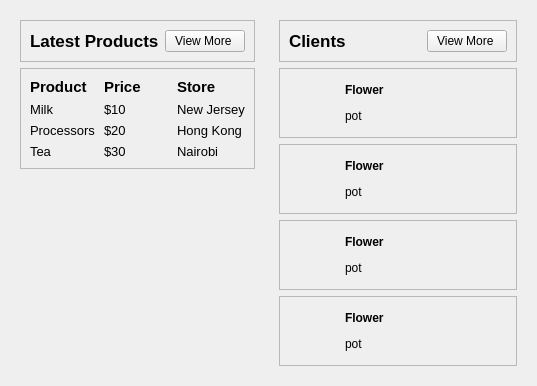
        <widget class="QWidget" name="mainFrame" native="true">
         <property name="sizePolicy">
          <sizepolicy hsizetype="Preferred" vsizetype="Expanding">
           <horstretch>0</horstretch>
           <verstretch>0</verstretch>
          </sizepolicy>
         </property>
         <layout class="QHBoxLayout" name="horizontalLayout_8">
          <item>
           <widget class="QWidget" name="widget_4" native="true">
            <layout class="QVBoxLayout" name="verticalLayout_6">
             <item alignment="Qt::AlignTop">
              <widget class="QFrame" name="frame">
               <property name="frameShape">
                <enum>QFrame::StyledPanel</enum>
               </property>
               <property name="frameShadow">
                <enum>QFrame::Raised</enum>
               </property>
               <layout class="QHBoxLayout" name="horizontalLayout_13">
                <item alignment="Qt::AlignLeft">
                 <widget class="QLabel" name="label">
                  <property name="font">
                   <font>
                    <pointsize>13</pointsize>
                    <weight>75</weight>
                    <bold>true</bold>
                   </font>
                  </property>
                  <property name="text">
                   <string>Latest Products</string>
                  </property>
                 </widget>
                </item>
                <item alignment="Qt::AlignRight">
                 <widget class="QPushButton" name="pushButton">
                  <property name="text">
                   <string>View More </string>
                  </property>
                  <property name="icon">
                   <iconset resource="resources.qrc">
                    <normaloff>:/blackIcons/assets/icons/black/arrow-right.svg</normaloff>:/blackIcons/assets/icons/black/arrow-right.svg</iconset>
                  </property>
                  <property name="iconSize">
                   <size>
                    <width>24</width>
                    <height>24</height>
                   </size>
                  </property>
                 </widget>
                </item>
               </layout>
              </widget>
             </item>
             <item alignment="Qt::AlignTop">
              <widget class="QFrame" name="frame_6">
               <property name="sizePolicy">
                <sizepolicy hsizetype="Preferred" vsizetype="Expanding">
                 <horstretch>0</horstretch>
                 <verstretch>0</verstretch>
                </sizepolicy>
               </property>
               <property name="frameShape">
                <enum>QFrame::StyledPanel</enum>
               </property>
               <property name="frameShadow">
                <enum>QFrame::Raised</enum>
               </property>
               <layout class="QGridLayout" name="gridLayout">
                <item row="0" column="2">
                 <widget class="QLabel" name="label_17">
                  <property name="font">
                   <font>
                    <pointsize>11</pointsize>
                    <weight>75</weight>
                    <bold>true</bold>
                   </font>
                  </property>
                  <property name="text">
                   <string>Store</string>
                  </property>
                 </widget>
                </item>
                <item row="2" column="0">
                 <widget class="QLabel" name="label_21">
                  <property name="font">
                   <font>
                    <pointsize>10</pointsize>
                   </font>
                  </property>
                  <property name="text">
                   <string>Processors</string>
                  </property>
                 </widget>
                </item>
                <item row="1" column="0">
                 <widget class="QLabel" name="label_20">
                  <property name="font">
                   <font>
                    <pointsize>10</pointsize>
                   </font>
                  </property>
                  <property name="text">
                   <string>Milk</string>
                  </property>
                 </widget>
                </item>
                <item row="2" column="1">
                 <widget class="QLabel" name="label_22">
                  <property name="font">
                   <font>
                    <pointsize>10</pointsize>
                   </font>
                  </property>
                  <property name="text">
                   <string>$20</string>
                  </property>
                 </widget>
                </item>
                <item row="0" column="0">
                 <widget class="QLabel" name="label_3">
                  <property name="font">
                   <font>
                    <pointsize>11</pointsize>
                    <weight>75</weight>
                    <bold>true</bold>
                   </font>
                  </property>
                  <property name="text">
                   <string>Product</string>
                  </property>
                 </widget>
                </item>
                <item row="0" column="1">
                 <widget class="QLabel" name="label_16">
                  <property name="font">
                   <font>
                    <pointsize>11</pointsize>
                    <weight>75</weight>
                    <bold>true</bold>
                   </font>
                  </property>
                  <property name="text">
                   <string>Price</string>
                  </property>
                 </widget>
                </item>
                <item row="1" column="1">
                 <widget class="QLabel" name="label_19">
                  <property name="font">
                   <font>
                    <pointsize>10</pointsize>
                   </font>
                  </property>
                  <property name="text">
                   <string>$10</string>
                  </property>
                 </widget>
                </item>
                <item row="1" column="2">
                 <widget class="QLabel" name="label_18">
                  <property name="font">
                   <font>
                    <pointsize>10</pointsize>
                   </font>
                  </property>
                  <property name="text">
                   <string>New Jersey</string>
                  </property>
                 </widget>
                </item>
                <item row="2" column="2">
                 <widget class="QLabel" name="label_23">
                  <property name="font">
                   <font>
                    <pointsize>10</pointsize>
                   </font>
                  </property>
                  <property name="text">
                   <string>Hong Kong</string>
                  </property>
                 </widget>
                </item>
                <item row="3" column="0">
                 <widget class="QLabel" name="label_24">
                  <property name="font">
                   <font>
                    <pointsize>10</pointsize>
                   </font>
                  </property>
                  <property name="text">
                   <string>Tea</string>
                  </property>
                 </widget>
                </item>
                <item row="3" column="1">
                 <widget class="QLabel" name="label_25">
                  <property name="font">
                   <font>
                    <pointsize>10</pointsize>
                   </font>
                  </property>
                  <property name="text">
                   <string>$30</string>
                  </property>
                 </widget>
                </item>
                <item row="3" column="2">
                 <widget class="QLabel" name="label_26">
                  <property name="font">
                   <font>
                    <pointsize>10</pointsize>
                   </font>
                  </property>
                  <property name="text">
                   <string>Nairobi</string>
                  </property>
                 </widget>
                </item>
               </layout>
              </widget>
             </item>
             <item>
              <spacer name="verticalSpacer">
               <property name="orientation">
                <enum>Qt::Vertical</enum>
               </property>
               <property name="sizeHint" stdset="0">
                <size>
                 <width>20</width>
                 <height>40</height>
                </size>
               </property>
              </spacer>
             </item>
            </layout>
           </widget>
          </item>
          <item>
           <widget class="QWidget" name="widget_5" native="true">
            <layout class="QVBoxLayout" name="verticalLayout_7">
             <item>
              <widget class="QFrame" name="frame_7">
               <property name="frameShape">
                <enum>QFrame::StyledPanel</enum>
               </property>
               <property name="frameShadow">
                <enum>QFrame::Raised</enum>
               </property>
               <layout class="QHBoxLayout" name="horizontalLayout_16">
                <item alignment="Qt::AlignLeft">
                 <widget class="QLabel" name="label_29">
                  <property name="font">
                   <font>
                    <pointsize>13</pointsize>
                    <weight>75</weight>
                    <bold>true</bold>
                   </font>
                  </property>
                  <property name="text">
                   <string>Clients</string>
                  </property>
                 </widget>
                </item>
                <item alignment="Qt::AlignRight">
                 <widget class="QPushButton" name="pushButton_2">
                  <property name="text">
                   <string>View More </string>
                  </property>
                  <property name="icon">
                   <iconset resource="resources.qrc">
                    <normaloff>:/blackIcons/assets/icons/black/arrow-right.svg</normaloff>:/blackIcons/assets/icons/black/arrow-right.svg</iconset>
                  </property>
                  <property name="iconSize">
                   <size>
                    <width>24</width>
                    <height>24</height>
                   </size>
                  </property>
                 </widget>
                </item>
               </layout>
              </widget>
             </item>
             <item>
              <widget class="QFrame" name="frame_9">
               <property name="frameShape">
                <enum>QFrame::StyledPanel</enum>
               </property>
               <property name="frameShadow">
                <enum>QFrame::Raised</enum>
               </property>
               <layout class="QHBoxLayout" name="horizontalLayout_17">
                <item>
                 <widget class="QLabel" name="label_34">
                  <property name="minimumSize">
                   <size>
                    <width>50</width>
                    <height>50</height>
                   </size>
                  </property>
                  <property name="maximumSize">
                   <size>
                    <width>50</width>
                    <height>50</height>
                   </size>
                  </property>
                  <property name="text">
                   <string/>
                  </property>
                  <property name="pixmap">
                   <pixmap resource="resources.qrc">:/images/assets/images/001-plant.png</pixmap>
                  </property>
                  <property name="scaledContents">
                   <bool>true</bool>
                  </property>
                 </widget>
                </item>
                <item>
                 <widget class="QLabel" name="label_35">
                  <property name="text">
                   <string>&lt;html&gt;&lt;head/&gt;&lt;body&gt;&lt;p&gt;&lt;span style=&quot; font-size:9pt; font-weight:600;&quot;&gt;Flower&lt;/span&gt;&lt;/p&gt;&lt;p&gt;&lt;span style=&quot; font-size:9pt;&quot;&gt;pot&lt;/span&gt;&lt;/p&gt;&lt;/body&gt;&lt;/html&gt;</string>
                  </property>
                 </widget>
                </item>
                <item>
                 <widget class="QLabel" name="label_36">
                  <property name="minimumSize">
                   <size>
                    <width>35</width>
                    <height>35</height>
                   </size>
                  </property>
                  <property name="maximumSize">
                   <size>
                    <width>35</width>
                    <height>35</height>
                   </size>
                  </property>
                  <property name="text">
                   <string/>
                  </property>
                  <property name="pixmap">
                   <pixmap resource="resources.qrc">:/blueIcons/assets/icons/blue/facebook.svg</pixmap>
                  </property>
                  <property name="scaledContents">
                   <bool>true</bool>
                  </property>
                 </widget>
                </item>
                <item>
                 <widget class="QLabel" name="label_37">
                  <property name="minimumSize">
                   <size>
                    <width>35</width>
                    <height>35</height>
                   </size>
                  </property>
                  <property name="maximumSize">
                   <size>
                    <width>35</width>
                    <height>35</height>
                   </size>
                  </property>
                  <property name="text">
                   <string/>
                  </property>
                  <property name="pixmap">
                   <pixmap resource="resources.qrc">:/blueIcons/assets/icons/blue/message-circle.svg</pixmap>
                  </property>
                  <property name="scaledContents">
                   <bool>true</bool>
                  </property>
                 </widget>
                </item>
                <item>
                 <widget class="QLabel" name="label_38">
                  <property name="minimumSize">
                   <size>
                    <width>35</width>
                    <height>35</height>
                   </size>
                  </property>
                  <property name="maximumSize">
                   <size>
                    <width>35</width>
                    <height>35</height>
                   </size>
                  </property>
                  <property name="text">
                   <string/>
                  </property>
                  <property name="pixmap">
                   <pixmap resource="resources.qrc">:/blueIcons/assets/icons/blue/phone-call.svg</pixmap>
                  </property>
                  <property name="scaledContents">
                   <bool>true</bool>
                  </property>
                 </widget>
                </item>
               </layout>
              </widget>
             </item>
             <item>
              <widget class="QFrame" name="frame_10">
               <property name="frameShape">
                <enum>QFrame::StyledPanel</enum>
               </property>
               <property name="frameShadow">
                <enum>QFrame::Raised</enum>
               </property>
               <layout class="QHBoxLayout" name="horizontalLayout_18">
                <item>
                 <widget class="QLabel" name="label_39">
                  <property name="minimumSize">
                   <size>
                    <width>50</width>
                    <height>50</height>
                   </size>
                  </property>
                  <property name="maximumSize">
                   <size>
                    <width>50</width>
                    <height>50</height>
                   </size>
                  </property>
                  <property name="text">
                   <string/>
                  </property>
                  <property name="pixmap">
                   <pixmap resource="resources.qrc">:/images/assets/images/001-plant.png</pixmap>
                  </property>
                  <property name="scaledContents">
                   <bool>true</bool>
                  </property>
                 </widget>
                </item>
                <item>
                 <widget class="QLabel" name="label_40">
                  <property name="text">
                   <string>&lt;html&gt;&lt;head/&gt;&lt;body&gt;&lt;p&gt;&lt;span style=&quot; font-size:9pt; font-weight:600;&quot;&gt;Flower&lt;/span&gt;&lt;/p&gt;&lt;p&gt;&lt;span style=&quot; font-size:9pt;&quot;&gt;pot&lt;/span&gt;&lt;/p&gt;&lt;/body&gt;&lt;/html&gt;</string>
                  </property>
                 </widget>
                </item>
                <item>
                 <widget class="QLabel" name="label_41">
                  <property name="minimumSize">
                   <size>
                    <width>35</width>
                    <height>35</height>
                   </size>
                  </property>
                  <property name="maximumSize">
                   <size>
                    <width>35</width>
                    <height>35</height>
                   </size>
                  </property>
                  <property name="text">
                   <string/>
                  </property>
                  <property name="pixmap">
                   <pixmap resource="resources.qrc">:/blueIcons/assets/icons/blue/facebook.svg</pixmap>
                  </property>
                  <property name="scaledContents">
                   <bool>true</bool>
                  </property>
                 </widget>
                </item>
                <item>
                 <widget class="QLabel" name="label_42">
                  <property name="minimumSize">
                   <size>
                    <width>35</width>
                    <height>35</height>
                   </size>
                  </property>
                  <property name="maximumSize">
                   <size>
                    <width>35</width>
                    <height>35</height>
                   </size>
                  </property>
                  <property name="text">
                   <string/>
                  </property>
                  <property name="pixmap">
                   <pixmap resource="resources.qrc">:/blueIcons/assets/icons/blue/message-circle.svg</pixmap>
                  </property>
                  <property name="scaledContents">
                   <bool>true</bool>
                  </property>
                 </widget>
                </item>
                <item>
                 <widget class="QLabel" name="label_43">
                  <property name="minimumSize">
                   <size>
                    <width>35</width>
                    <height>35</height>
                   </size>
                  </property>
                  <property name="maximumSize">
                   <size>
                    <width>35</width>
                    <height>35</height>
                   </size>
                  </property>
                  <property name="text">
                   <string/>
                  </property>
                  <property name="pixmap">
                   <pixmap resource="resources.qrc">:/blueIcons/assets/icons/blue/phone-call.svg</pixmap>
                  </property>
                  <property name="scaledContents">
                   <bool>true</bool>
                  </property>
                 </widget>
                </item>
               </layout>
              </widget>
             </item>
             <item>
              <widget class="QFrame" name="frame_11">
               <property name="frameShape">
                <enum>QFrame::StyledPanel</enum>
               </property>
               <property name="frameShadow">
                <enum>QFrame::Raised</enum>
               </property>
               <layout class="QHBoxLayout" name="horizontalLayout_19">
                <item>
                 <widget class="QLabel" name="label_44">
                  <property name="minimumSize">
                   <size>
                    <width>50</width>
                    <height>50</height>
                   </size>
                  </property>
                  <property name="maximumSize">
                   <size>
                    <width>50</width>
                    <height>50</height>
                   </size>
                  </property>
                  <property name="text">
                   <string/>
                  </property>
                  <property name="pixmap">
                   <pixmap resource="resources.qrc">:/images/assets/images/001-plant.png</pixmap>
                  </property>
                  <property name="scaledContents">
                   <bool>true</bool>
                  </property>
                 </widget>
                </item>
                <item>
                 <widget class="QLabel" name="label_45">
                  <property name="text">
                   <string>&lt;html&gt;&lt;head/&gt;&lt;body&gt;&lt;p&gt;&lt;span style=&quot; font-size:9pt; font-weight:600;&quot;&gt;Flower&lt;/span&gt;&lt;/p&gt;&lt;p&gt;&lt;span style=&quot; font-size:9pt;&quot;&gt;pot&lt;/span&gt;&lt;/p&gt;&lt;/body&gt;&lt;/html&gt;</string>
                  </property>
                 </widget>
                </item>
                <item>
                 <widget class="QLabel" name="label_46">
                  <property name="minimumSize">
                   <size>
                    <width>35</width>
                    <height>35</height>
                   </size>
                  </property>
                  <property name="maximumSize">
                   <size>
                    <width>35</width>
                    <height>35</height>
                   </size>
                  </property>
                  <property name="text">
                   <string/>
                  </property>
                  <property name="pixmap">
                   <pixmap resource="resources.qrc">:/blueIcons/assets/icons/blue/facebook.svg</pixmap>
                  </property>
                  <property name="scaledContents">
                   <bool>true</bool>
                  </property>
                 </widget>
                </item>
                <item>
                 <widget class="QLabel" name="label_47">
                  <property name="minimumSize">
                   <size>
                    <width>35</width>
                    <height>35</height>
                   </size>
                  </property>
                  <property name="maximumSize">
                   <size>
                    <width>35</width>
                    <height>35</height>
                   </size>
                  </property>
                  <property name="text">
                   <string/>
                  </property>
                  <property name="pixmap">
                   <pixmap resource="resources.qrc">:/blueIcons/assets/icons/blue/message-circle.svg</pixmap>
                  </property>
                  <property name="scaledContents">
                   <bool>true</bool>
                  </property>
                 </widget>
                </item>
                <item>
                 <widget class="QLabel" name="label_48">
                  <property name="minimumSize">
                   <size>
                    <width>35</width>
                    <height>35</height>
                   </size>
                  </property>
                  <property name="maximumSize">
                   <size>
                    <width>35</width>
                    <height>35</height>
                   </size>
                  </property>
                  <property name="text">
                   <string/>
                  </property>
                  <property name="pixmap">
                   <pixmap resource="resources.qrc">:/blueIcons/assets/icons/blue/phone-call.svg</pixmap>
                  </property>
                  <property name="scaledContents">
                   <bool>true</bool>
                  </property>
                 </widget>
                </item>
               </layout>
              </widget>
             </item>
             <item>
              <widget class="QFrame" name="frame_8">
               <property name="frameShape">
                <enum>QFrame::StyledPanel</enum>
               </property>
               <property name="frameShadow">
                <enum>QFrame::Raised</enum>
               </property>
               <layout class="QHBoxLayout" name="horizontalLayout_14">
                <item>
                 <widget class="QLabel" name="label_27">
                  <property name="minimumSize">
                   <size>
                    <width>50</width>
                    <height>50</height>
                   </size>
                  </property>
                  <property name="maximumSize">
                   <size>
                    <width>50</width>
                    <height>50</height>
                   </size>
                  </property>
                  <property name="text">
                   <string/>
                  </property>
                  <property name="pixmap">
                   <pixmap resource="resources.qrc">:/images/assets/images/001-plant.png</pixmap>
                  </property>
                  <property name="scaledContents">
                   <bool>true</bool>
                  </property>
                 </widget>
                </item>
                <item>
                 <widget class="QLabel" name="label_30">
                  <property name="text">
                   <string>&lt;html&gt;&lt;head/&gt;&lt;body&gt;&lt;p&gt;&lt;span style=&quot; font-size:9pt; font-weight:600;&quot;&gt;Flower&lt;/span&gt;&lt;/p&gt;&lt;p&gt;&lt;span style=&quot; font-size:9pt;&quot;&gt;pot&lt;/span&gt;&lt;/p&gt;&lt;/body&gt;&lt;/html&gt;</string>
                  </property>
                 </widget>
                </item>
                <item>
                 <widget class="QLabel" name="label_31">
                  <property name="minimumSize">
                   <size>
                    <width>35</width>
                    <height>35</height>
                   </size>
                  </property>
                  <property name="maximumSize">
                   <size>
                    <width>35</width>
                    <height>35</height>
                   </size>
                  </property>
                  <property name="text">
                   <string/>
                  </property>
                  <property name="pixmap">
                   <pixmap resource="resources.qrc">:/blueIcons/assets/icons/blue/facebook.svg</pixmap>
                  </property>
                  <property name="scaledContents">
                   <bool>true</bool>
                  </property>
                 </widget>
                </item>
                <item>
                 <widget class="QLabel" name="label_32">
                  <property name="minimumSize">
                   <size>
                    <width>35</width>
                    <height>35</height>
                   </size>
                  </property>
                  <property name="maximumSize">
                   <size>
                    <width>35</width>
                    <height>35</height>
                   </size>
                  </property>
                  <property name="text">
                   <string/>
                  </property>
                  <property name="pixmap">
                   <pixmap resource="resources.qrc">:/blueIcons/assets/icons/blue/message-circle.svg</pixmap>
                  </property>
                  <property name="scaledContents">
                   <bool>true</bool>
                  </property>
                 </widget>
                </item>
                <item>
                 <widget class="QLabel" name="label_33">
                  <property name="minimumSize">
                   <size>
                    <width>35</width>
                    <height>35</height>
                   </size>
                  </property>
                  <property name="maximumSize">
                   <size>
                    <width>35</width>
                    <height>35</height>
                   </size>
                  </property>
                  <property name="text">
                   <string/>
                  </property>
                  <property name="pixmap">
                   <pixmap resource="resources.qrc">:/blueIcons/assets/icons/blue/phone-call.svg</pixmap>
                  </property>
                  <property name="scaledContents">
                   <bool>true</bool>
                  </property>
                 </widget>
                </item>
               </layout>
              </widget>
             </item>
            </layout>
           </widget>
          </item>
         </layout>
        </widget>
